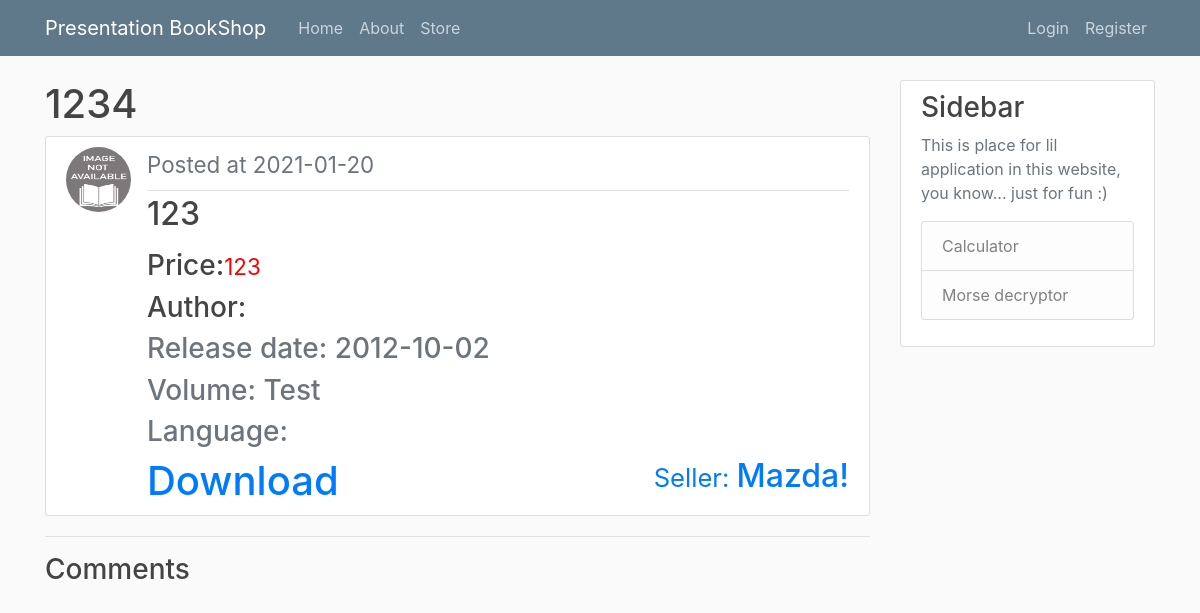
Screenshot of /post/3 with the database file from the repository.
### flaskapp/models.py (models this page shows, shortened)
class Post(db.Model):
    id = db.Column(db.Integer, primary_key=True)
    title = db.Column(db.String(100), nullable=False)
    data_posted = db.Column(db.DateTime, nullable=False, default=datetime.utcnow)
    content = db.Column(db.Text, nullable=False)
    release_date = db.Column(db.Date, nullable=False, default=datetime.utcnow)
    volume = db.Column(db.String(20), nullable=False, default='Undefined')
    price = db.Column(db.String(20), nullable=False, default='Out of stock')
    top = db.Column(db.Boolean, nullable=False, default=False)
    language = db.Column(db.String(40), nullable=False, default='Undefined')
    book_author = db.Column(db.String(40), nullable=False, default='Undefined')
    user_id = db.Column(db.Integer, db.ForeignKey('user.id'), nullable=True)
    image_file = db.Column(db.String(20), nullable=False, default='default.jpg')
    fb2_file = db.Column(db.String(40), nullable=True)
    owned_users = db.Column(db.String, nullable=True)

class User(db.Model, UserMixin):
    id = db.Column(db.Integer, primary_key=True)
    username = db.Column(db.String(20), unique=True, nullable=False)
    email = db.Column(db.String(120), unique=True, nullable=False)
    image_file = db.Column(db.String(20), nullable=False, default='default.jpg')
    password = db.Column(db.String(60), nullable=False)
    posts = db.relationship('Post', backref='author', lazy=True)
    admin = db.Column(db.Boolean, nullable=False, default=False)
    roles = db.Column(db.Integer, nullable=False, default='0')
    wallet = db.Column(db.Float, nullable=False, default='0')

### flaskapp/routes.py (the view, shortened to what this page needs)
@app.route('/post/<int:post_id>', methods=['GET', 'POST'])
def post(post_id):
	post = Post.query.get_or_404(post_id)
	comments = Comments.query.filter_by(post=post_id).all()
	form = CommentForm()
	return render_template('post.html', title=post.title, post=post, form=form, comments=comments)

### flaskapp/templates/post.html (shortened to what this page needs)
{% extends "layout.html" %}
{% block content %}
	<h1>{{ post.title }}<h1>
	<article class="media content-section">
	  <img class="rounded-circle article-img" src="{{ url_for('static', filename='book_pics/' +	post.image_file) }}">
	  <div class="media-body">
	    <div class="article-metadata">
	    	<h3><small class="text-muted">Posted at {{ post.data_posted.strftime('%Y-%m-%d') }}</small></h3>
	    </div>
		<h2><p class="article-content">{{ post.content }}</p></h2>
	    <h3 >Price:<small style='color:red'>{{ post.price }}</small></h3>
	    <h3 >Author:{{ post.book_author }}</h3>
	    <h3 class="text-muted">Release date: {{ post.release_date }}</h3>
	    <h3 class="text-muted">Volume: {{ post.volume }}</h3>
	    <h3 class="text-muted">Language: {{ post.language }}</h3>
	    {% if post.user_id %}
	    	<h2><a class="float-right" href="{{ url_for('user', user_id=post.user_id) }}"><small>Seller: </small> {{ post.author.username }}</a></h2>
	    {% endif %}
	    {% if post.fb2_file %}
	    <a href="{{ url_for('download', filename=post.fb2_file) }}">Download  </a>
	    {% endif %}
	  </div>
	</article>
	<div>
		<hr>
		<h3>Comments</h3>
	</div>
{% endblock content %}

### flaskapp/static/main.css (style rules this page uses)
body { background: #fafafa; color: #333333; margin-top: 5rem; }
h1, h2, h3, h4, h5, h6 { color: #444444; }
.content-section { background: #ffffff; padding: 10px 20px; border: 1px solid #dddddd; border-radius: 3px; margin-bottom: 20px; }
.article-content { white-space: pre-line; }
.article-img { height: 65px; width: 65px; margin-right: 16px; }
.article-metadata { padding-bottom: 1px; margin-bottom: 4px; border-bottom: 1px solid #e3e3e3 }

### rows the page displays
Post: title "1234", image_file (placeholder picture), data_posted "2021-01-20", content "123", price "123", release_date "2012-10-02", volume "Test"
User: author.username "Mazda!"
